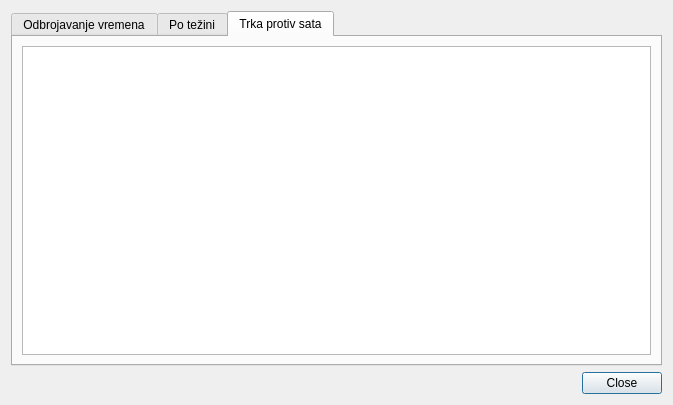
<?xml version="1.0" encoding="UTF-8"?>
<ui version="4.0">
 <class>LeaderboardWindow</class>
 <widget class="QDialog" name="LeaderboardWindow">
  <property name="geometry">
   <rect>
    <x>0</x>
    <y>0</y>
    <width>673</width>
    <height>405</height>
   </rect>
  </property>
  <property name="windowTitle">
   <string>Dialog</string>
  </property>
  <layout class="QGridLayout" name="gridLayout">
   <item row="0" column="0">
    <widget class="QTabWidget" name="tabWidget">
     <property name="enabled">
      <bool>true</bool>
     </property>
     <property name="sizePolicy">
      <sizepolicy hsizetype="Expanding" vsizetype="Expanding">
       <horstretch>0</horstretch>
       <verstretch>0</verstretch>
      </sizepolicy>
     </property>
     <property name="currentIndex">
      <number>2</number>
     </property>
     <widget class="QWidget" name="normal">
      <property name="sizePolicy">
       <sizepolicy hsizetype="Expanding" vsizetype="Expanding">
        <horstretch>0</horstretch>
        <verstretch>0</verstretch>
       </sizepolicy>
      </property>
      <attribute name="title">
       <string>Odbrojavanje vremena</string>
      </attribute>
      <layout class="QGridLayout" name="gridLayout_4">
       <item row="0" column="0">
        <widget class="QTableWidget" name="normalTable"/>
       </item>
      </layout>
     </widget>
     <widget class="QWidget" name="group">
      <property name="sizePolicy">
       <sizepolicy hsizetype="Expanding" vsizetype="Expanding">
        <horstretch>0</horstretch>
        <verstretch>0</verstretch>
       </sizepolicy>
      </property>
      <attribute name="title">
       <string>Po težini</string>
      </attribute>
      <layout class="QGridLayout">
       <item row="0" column="0">
        <widget class="QTableWidget" name="groupTable"/>
       </item>
      </layout>
     </widget>
     <widget class="QWidget" name="countdown">
      <attribute name="title">
       <string>Trka protiv sata</string>
      </attribute>
      <layout class="QGridLayout" name="gridLayout_3">
       <item row="0" column="0">
        <widget class="QTableWidget" name="countdownTable"/>
       </item>
      </layout>
     </widget>
    </widget>
   </item>
   <item row="4" column="0">
    <layout class="QHBoxLayout" name="horizontalLayout_3">
     <item>
      <spacer name="horizontalSpacer">
       <property name="orientation">
        <enum>Qt::Horizontal</enum>
       </property>
       <property name="sizeHint" stdset="0">
        <size>
         <width>40</width>
         <height>20</height>
        </size>
       </property>
      </spacer>
     </item>
     <item>
      <widget class="QDialogButtonBox" name="buttonBox">
       <property name="sizePolicy">
        <sizepolicy hsizetype="Maximum" vsizetype="Fixed">
         <horstretch>0</horstretch>
         <verstretch>0</verstretch>
        </sizepolicy>
       </property>
       <property name="maximumSize">
        <size>
         <width>80</width>
         <height>16777215</height>
        </size>
       </property>
       <property name="layoutDirection">
        <enum>Qt::LeftToRight</enum>
       </property>
       <property name="orientation">
        <enum>Qt::Vertical</enum>
       </property>
       <property name="standardButtons">
        <set>QDialogButtonBox::Close</set>
       </property>
      </widget>
     </item>
    </layout>
   </item>
  </layout>
 </widget>
 <resources/>
 <connections>
  <connection>
   <sender>buttonBox</sender>
   <signal>clicked(QAbstractButton*)</signal>
   <receiver>LeaderboardWindow</receiver>
   <slot>deleteLater()</slot>
   <hints>
    <hint type="sourcelabel">
     <x>629</x>
     <y>382</y>
    </hint>
    <hint type="destinationlabel">
     <x>458</x>
     <y>374</y>
    </hint>
   </hints>
  </connection>
 </connections>
</ui>
